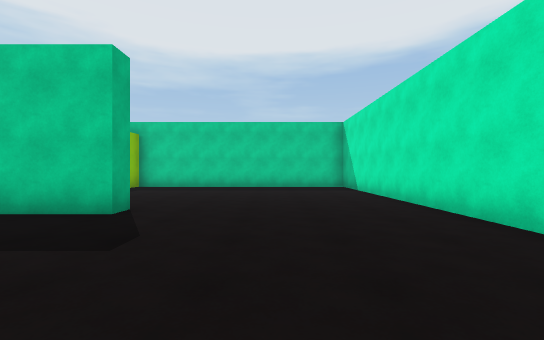
View 1 (above)

19 first-person views from a walk through a Unity game level. The camera is 1.3 m above the floor, looks level and sees 90° across. The floor is counted in squares, 2 m on a side. Each view is taken from the middle of a square. On the plan, view 1 faces up. The plan holds only what a view shows up to about 9 squares ahead; the rest is blank. The place goes on beyond the plan. The player is left out.

View 2
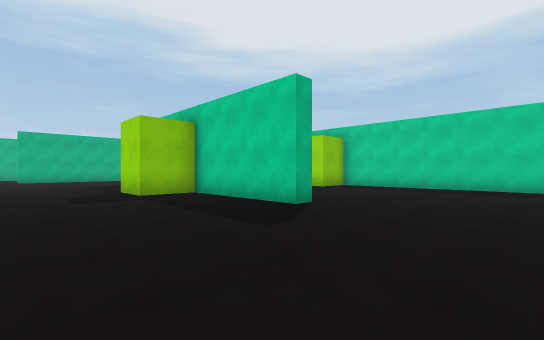

View 3
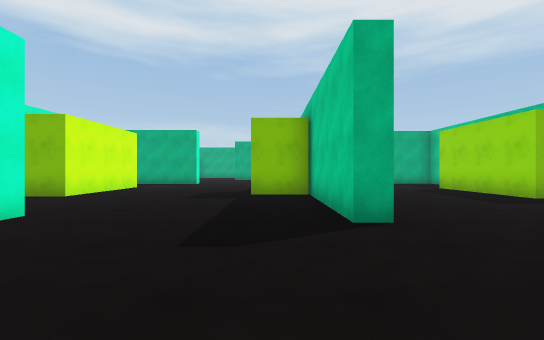

View 4
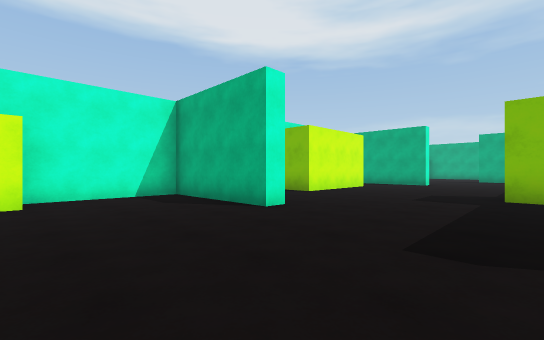

View 5
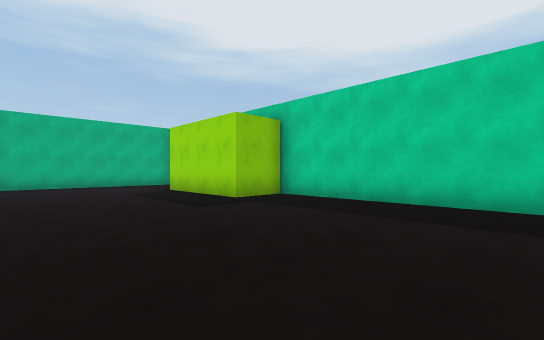

View 6
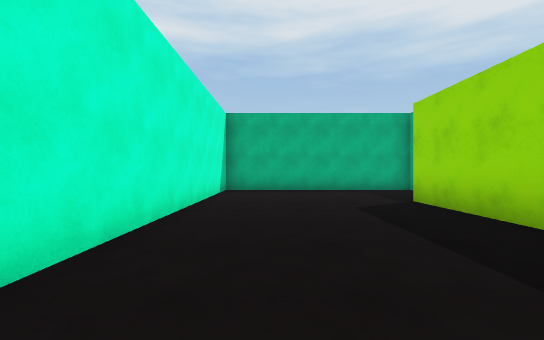

View 7
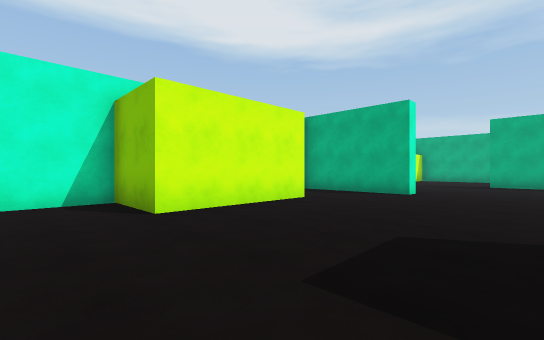

View 8
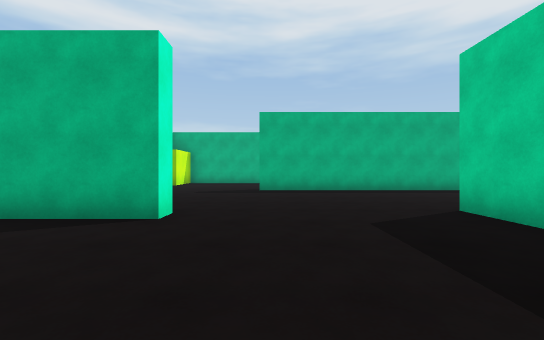

View 9
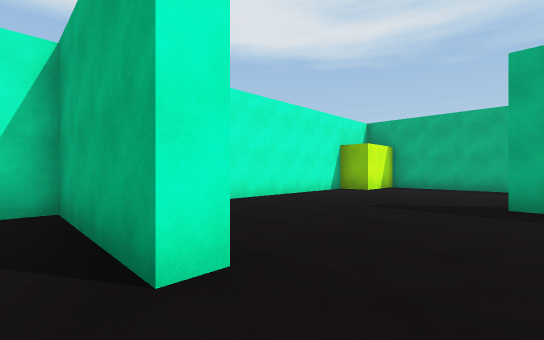

View 10
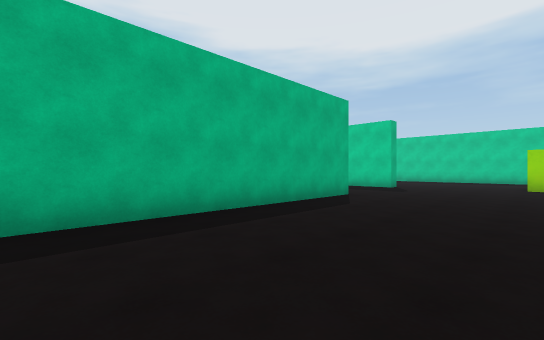

View 11
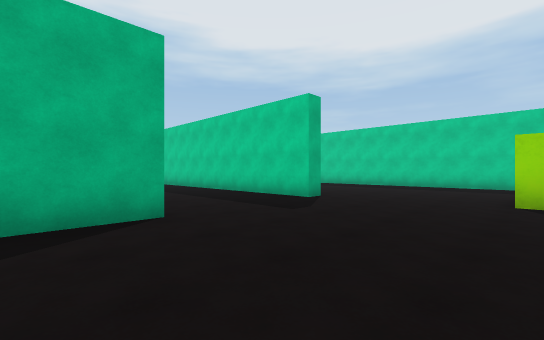

View 12
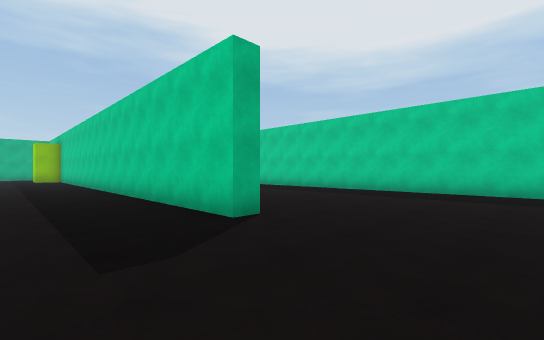

View 13
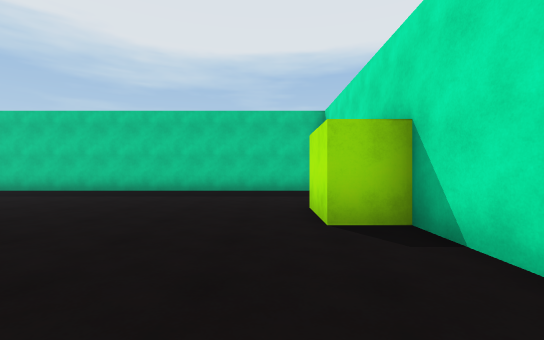

View 14
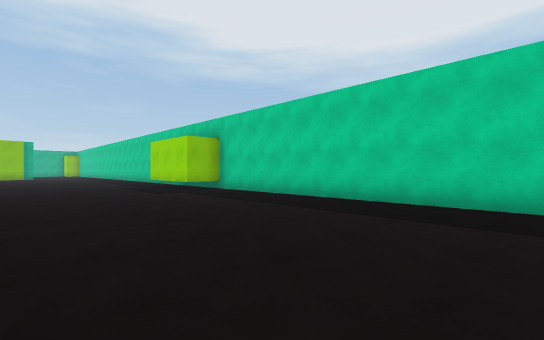

View 15
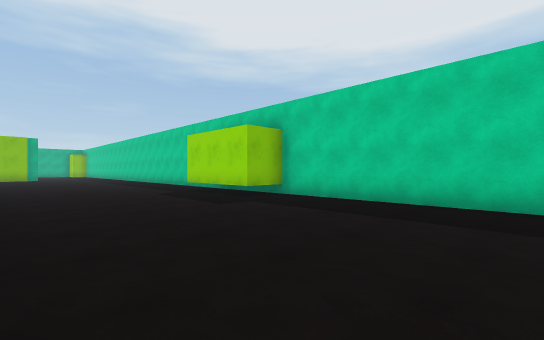

View 16
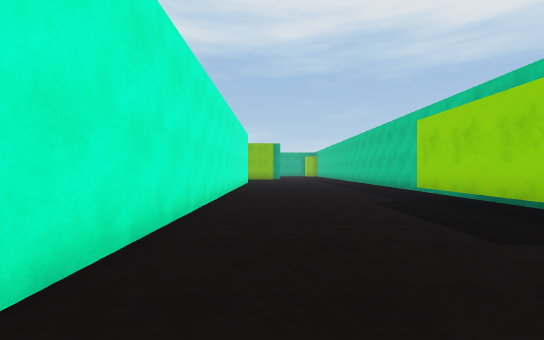

View 17
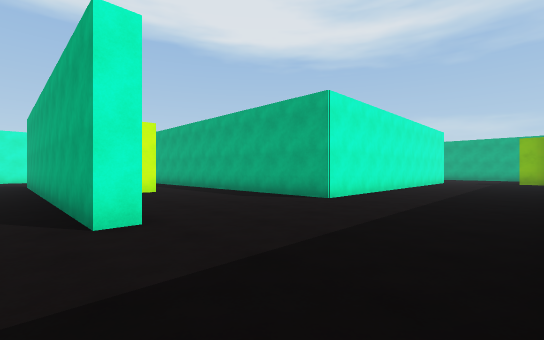

View 18
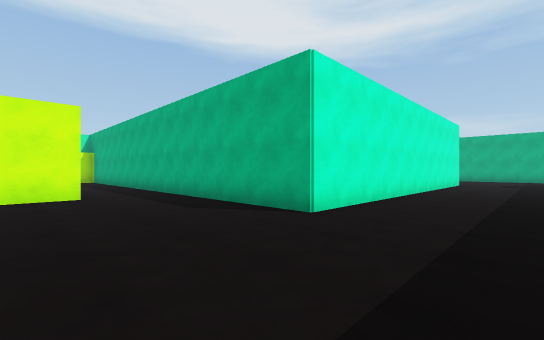

View 19
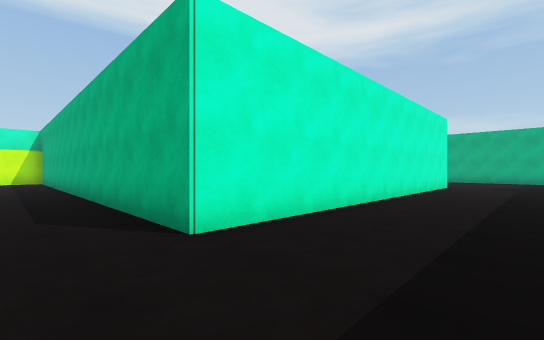

### Floor plan
Points are (right, up) in squares from view 1. A wall is a line through its corners. A room is listed if a view was taken in it or the views show most of it. See-through windows are left out.
Room 1 (views 1, 2, 3, 4, 5, 6, 7, 8, 9, 10, 11, 12, 13, 14, 15, 16, 17, 18, 19)
walls: (-11.8, 10.6) (-11.8, 4.5) (-4.5, 4.5); (-17.2, 10.5) (-16.7, 10.5) (-16.7, 0.5); (-11, 4) (-12.4, 4); (-19.2, 6) (-18, 6); (-12.3, 13.6) (-12.3, 15.2) (-13.3, 15.2) (-13.3, 16.8); (-17, 14.8) (-17, 14.3) (-24.5, 14.3); (-12.1, -0.5) (-11.6, -0.5) (-11.6, -4) (-11, -4); (-6.1, 4) (-6.1, 2.5) (-7.6, 2.5); (-9.1, -2) (-5.6, -2) (-5.6, -4) (-4, -4); (-2.4, 4.5) (-2.4, 4) (-6.4, 4); (-12.8, 20.5) (-27.4, 20.5); (-18.8, -4) (-14.6, -4); (-2.9, -0.5) (-2.4, -0.5) (-2.4, -4) (0.8, -4); (1, 10.5) (-5.1, 10.5) (-5.1, 8.9) (-8.6, 8.9); (-30.1, 10.5) (-21.4, 10.5) (-21.4, -1.4); (-26.1, 20.6) (-26.1, 19.3) (-29.1, 19.3); (2.8, 2.8) (2.8, 9); (-28.5, 20.5) (-32, 20.5); (-32, 14.8) (-24.2, 14.8)
low walls: (-27.5, 20.5) (-28.4, 20.5)

Positions as (right, up) in squares from view 1, and headings:
1: (0, 0), facing up
2: (1, 0), facing up-left
3: (1, 3), facing left
4: (1, 3), facing down-left
5: (0, 5), facing up-left
6: (-3, 6), facing left
7: (-4, 2), facing down-left
8: (-8, 1), facing left
9: (-11, 1), facing down-left
10: (-13, 4), facing up-left
11: (-13, 9), facing up-left
12: (-14, 12), facing up-left
13: (-14, 12), facing up
14: (-18, 15), facing up-left
15: (-21, 15), facing up-left
16: (-23, 16), facing left
17: (-16, 14), facing down-left
18: (-18, 13), facing down-left
19: (-20, 13), facing down-left
